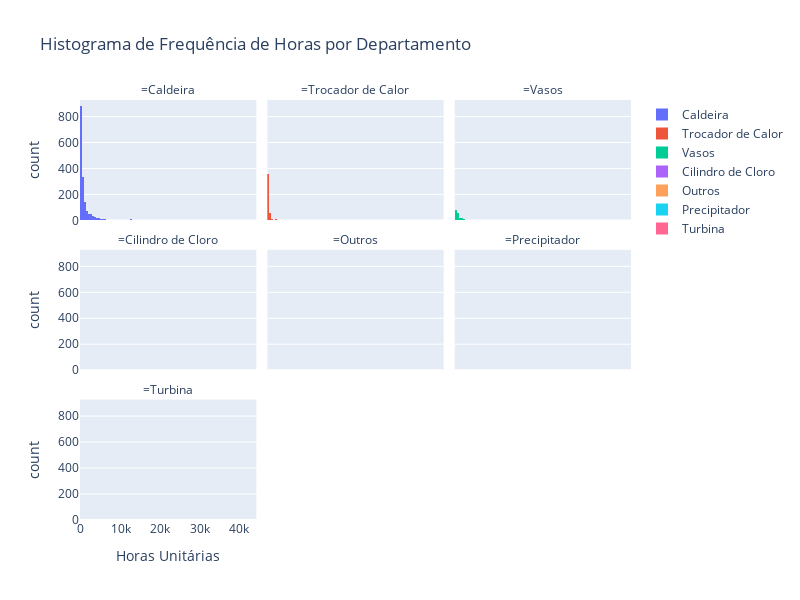

The notebook cell this image was saved under:
### Markdown cell above
#### Histograma Horas X Tipo de Produto
-----

### Code cell
# Criando o histograma com facetas
fig = px.histogram(
    my_data,
    x="SomaDeHorasApontadasUnitario",  # Eixo x com os valores da coluna
    color="TipodeProduto",  # Cor baseada no departamento
    facet_col="TipodeProduto",  # Facetando os gráficos com base no departamento
    title="Histograma de Frequência de Horas por Departamento",  # Título do gráfico
    labels={"SomaDeHorasApontadasUnitario": "Horas Unitárias", "TipodeProduto": ""},  # Rótulos personalizados
    facet_col_wrap=3,  # Ajustando o número de facetas por linha
)

# Ajustando o layout para uma escala mais horizontal
fig.update_layout(
    width=800,  # Largura do gráfico
    height=600,  # Altura do gráfico
    #xaxis_title="Horas Unitárias",  # Título do eixo X
    #yaxis_title="Frequência",  # Título do eixo Y
)

# Mostrando o gráfico
fig.show()

### Figure 1 — Plotly figure (JSON) as saved in the notebook; plotly's stock layout.template omitted (floating-point values rounded to 4 significant figures; data arrays with more than 128 entries replaced by an {"elided": "..."} marker saying what was removed)
{"data": [{"alignmentgroup": "True", "bingroup": "x", "hovertemplate": "=Caldeira<br>Horas Unitárias=%{x}<br>count=%{y}<extra></extra>", "legendgroup": "Caldeira", "marker": {"color": "#636efa", "pattern": {"shape": ""}}, "name": "Caldeira", "offsetgroup": "Caldeira", "orientation": "v", "showlegend": true, "type": "histogram", "x": {"elided": "1752 float values"}, "xaxis": "x7", "yaxis": "y7"}, {"alignmentgroup": "True", "bingroup": "x", "hovertemplate": "=Trocador de Calor<br>Horas Unitárias=%{x}<br>count=%{y}<extra></extra>", "legendgroup": "Trocador de Calor", "marker": {"color": "#EF553B", "pattern": {"shape": ""}}, "name": "Trocador de Calor", "offsetgroup": "Trocador de Calor", "orientation": "v", "showlegend": true, "type": "histogram", "x": {"elided": "453 float values"}, "xaxis": "x8", "yaxis": "y8"}, {"alignmentgroup": "True", "bingroup": "x", "hovertemplate": "=Vasos<br>Horas Unitárias=%{x}<br>count=%{y}<extra></extra>", "legendgroup": "Vasos", "marker": {"color": "#00cc96", "pattern": {"shape": ""}}, "name": "Vasos", "offsetgroup": "Vasos", "orientation": "v", "showlegend": true, "type": "histogram", "x": {"elided": "198 float values"}, "xaxis": "x9", "yaxis": "y9"}, {"alignmentgroup": "True", "bingroup": "x", "hovertemplate": "=Cilindro de Cloro<br>Horas Unitárias=%{x}<br>count=%{y}<extra></extra>", "legendgroup": "Cilindro de Cloro", "marker": {"color": "#ab63fa", "pattern": {"shape": ""}}, "name": "Cilindro de Cloro", "offsetgroup": "Cilindro de Cloro", "orientation": "v", "showlegend": true, "type": "histogram", "x": [338.4, 5761, 2213, 2213, 4225, 53.6, 90.2, 1432.0], "xaxis": "x4", "yaxis": "y4"}, {"alignmentgroup": "True", "bingroup": "x", "hovertemplate": "=Outros<br>Horas Unitárias=%{x}<br>count=%{y}<extra></extra>", "legendgroup": "Outros", "marker": {"color": "#FFA15A", "pattern": {"shape": ""}}, "name": "Outros", "offsetgroup": "Outros", "orientation": "v", "showlegend": true, "type": "histogram", "x": [7, 242, 242.5, 40, 285, 422, 470, 648, 963], "xaxis": "x5", "yaxis": "y5"}, {"alignmentgroup": "True", "bingroup": "x", "hovertemplate": "=Precipitador<br>Horas Unitárias=%{x}<br>count=%{y}<extra></extra>", "legendgroup": "Precipitador", "marker": {"color": "#19d3f3", "pattern": {"shape": ""}}, "name": "Precipitador", "offsetgroup": "Precipitador", "orientation": "v", "showlegend": true, "type": "histogram", "x": [23.42, 423.7, 6.5, 6.7, 34.32], "xaxis": "x6", "yaxis": "y6"}, {"alignmentgroup": "True", "bingroup": "x", "hovertemplate": "=Turbina<br>Horas Unitárias=%{x}<br>count=%{y}<extra></extra>", "legendgroup": "Turbina", "marker": {"color": "#FF6692", "pattern": {"shape": ""}}, "name": "Turbina", "offsetgroup": "Turbina", "orientation": "v", "showlegend": true, "type": "histogram", "x": [1352, 2469, 1088], "xaxis": "x", "yaxis": "y"}], "layout": {"annotations": [{"font": {}, "showarrow": false, "text": "=Turbina", "x": 0.16, "xanchor": "center", "xref": "paper", "y": 0.2867, "yanchor": "bottom", "yref": "paper"}, {"font": {}, "showarrow": false, "text": "=Cilindro de Cloro", "x": 0.16, "xanchor": "center", "xref": "paper", "y": 0.6433, "yanchor": "bottom", "yref": "paper"}, {"font": {}, "showarrow": false, "text": "=Outros", "x": 0.5, "xanchor": "center", "xref": "paper", "y": 0.6433, "yanchor": "bottom", "yref": "paper"}, {"font": {}, "showarrow": false, "text": "=Precipitador", "x": 0.84, "xanchor": "center", "xref": "paper", "y": 0.6433, "yanchor": "bottom", "yref": "paper"}, {"font": {}, "showarrow": false, "text": "=Caldeira", "x": 0.16, "xanchor": "center", "xref": "paper", "y": 1.0, "yanchor": "bottom", "yref": "paper"}, {"font": {}, "showarrow": false, "text": "=Trocador de Calor", "x": 0.5, "xanchor": "center", "xref": "paper", "y": 1.0, "yanchor": "bottom", "yref": "paper"}, {"font": {}, "showarrow": false, "text": "=Vasos", "x": 0.84, "xanchor": "center", "xref": "paper", "y": 1.0, "yanchor": "bottom", "yref": "paper"}], "barmode": "relative", "height": 600, "legend": {"title": {"text": ""}, "tracegroupgap": 0}, "title": {"text": "Histograma de Frequência de Horas por Departamento"}, "width": 800, "xaxis": {"anchor": "y", "domain": [0, 0.32], "title": {"text": "Horas Unitárias"}}, "xaxis2": {"anchor": "y2", "domain": [0.34, 0.66], "matches": "x", "title": {"text": "Horas Unitárias"}}, "xaxis3": {"anchor": "y3", "domain": [0.68, 1.0], "matches": "x", "title": {"text": "Horas Unitárias"}}, "xaxis4": {"anchor": "y4", "domain": [0, 0.32], "matches": "x", "showticklabels": false}, "xaxis5": {"anchor": "y5", "domain": [0.34, 0.66], "matches": "x", "showticklabels": false}, "xaxis6": {"anchor": "y6", "domain": [0.68, 1.0], "matches": "x", "showticklabels": false}, "xaxis7": {"anchor": "y7", "domain": [0, 0.32], "matches": "x", "showticklabels": false}, "xaxis8": {"anchor": "y8", "domain": [0.34, 0.66], "matches": "x", "showticklabels": false}, "xaxis9": {"anchor": "y9", "domain": [0.68, 1.0], "matches": "x", "showticklabels": false}, "yaxis": {"anchor": "x", "domain": [0, 0.2867], "title": {"text": "count"}}, "yaxis2": {"anchor": "x2", "domain": [0, 0.2867], "matches": "y", "showticklabels": false}, "yaxis3": {"anchor": "x3", "domain": [0, 0.2867], "matches": "y", "showticklabels": false}, "yaxis4": {"anchor": "x4", "domain": [0.3567, 0.6433], "matches": "y", "title": {"text": "count"}}, "yaxis5": {"anchor": "x5", "domain": [0.3567, 0.6433], "matches": "y", "showticklabels": false}, "yaxis6": {"anchor": "x6", "domain": [0.3567, 0.6433], "matches": "y", "showticklabels": false}, "yaxis7": {"anchor": "x7", "domain": [0.7133, 1.0], "matches": "y", "title": {"text": "count"}}, "yaxis8": {"anchor": "x8", "domain": [0.7133, 1.0], "matches": "y", "showticklabels": false}, "yaxis9": {"anchor": "x9", "domain": [0.7133, 1.0], "matches": "y", "showticklabels": false}}}
